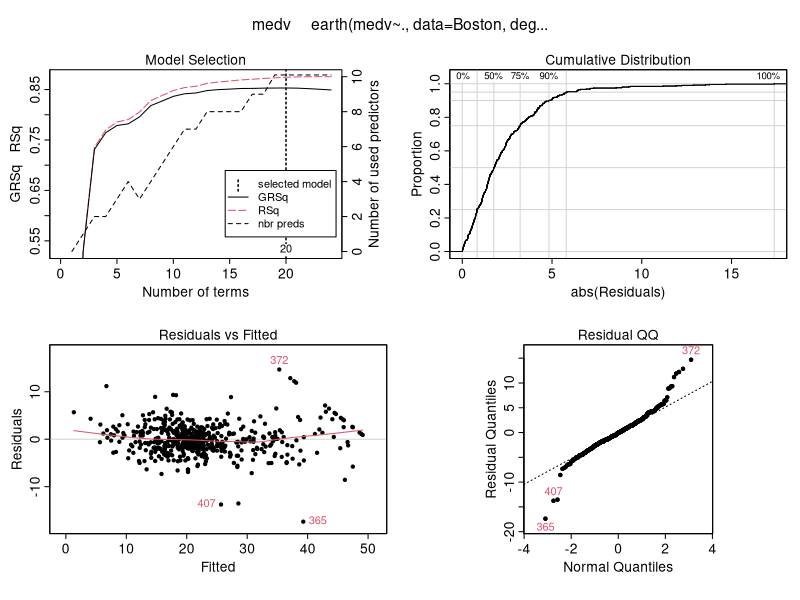
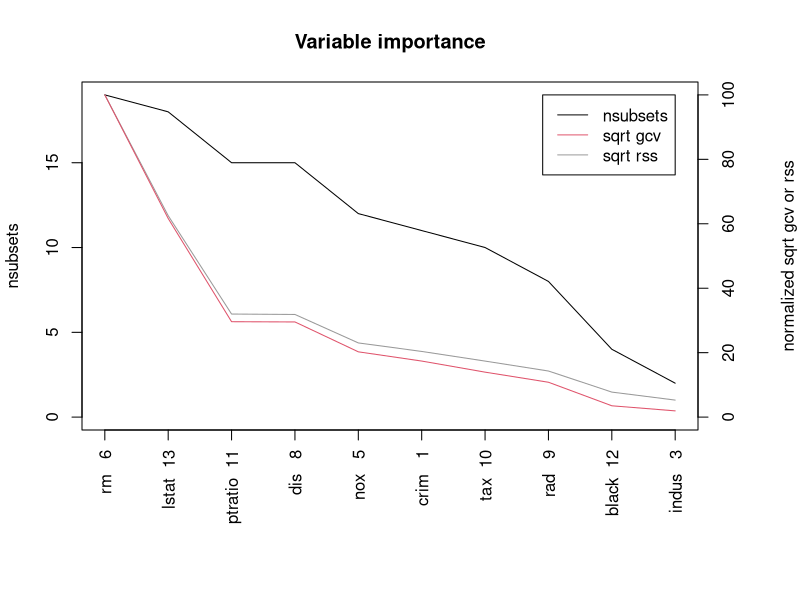
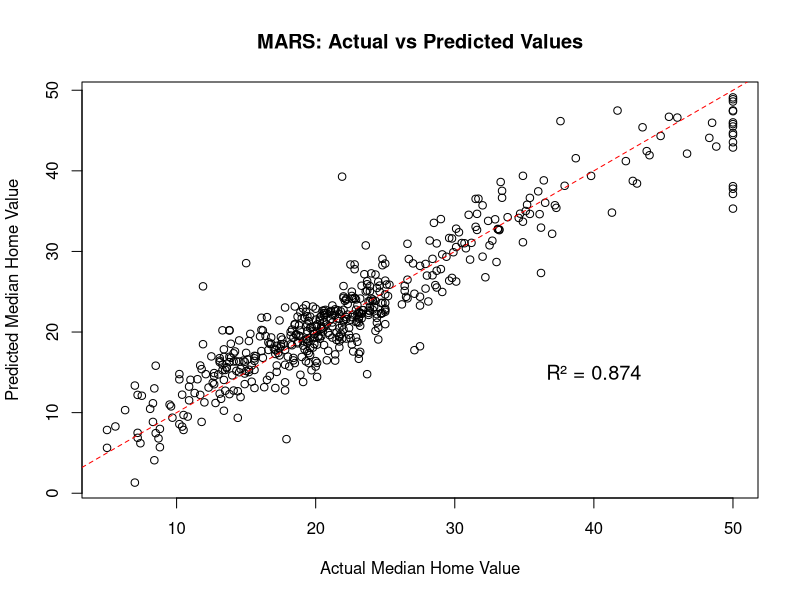
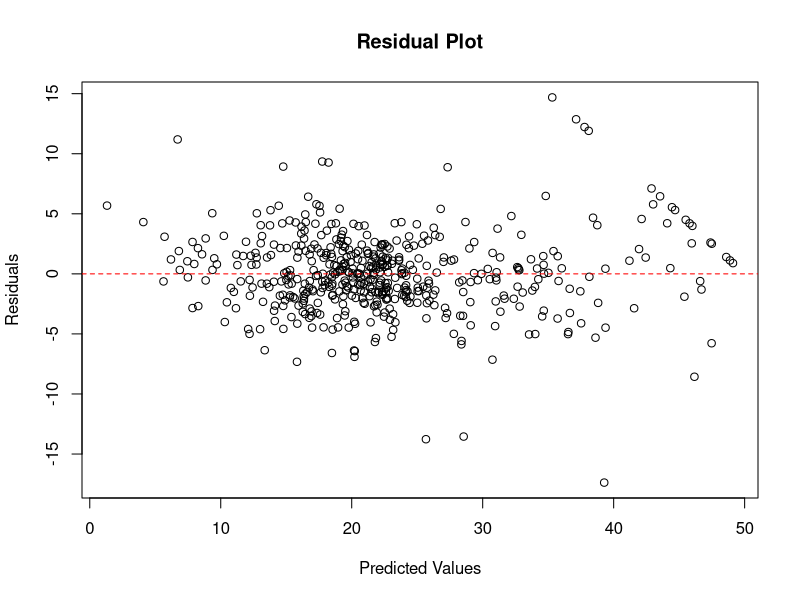

Reproduce these figures in R, in order.
## ---- chunk 1
library(earth)
library(MASS)

set.seed(123)

data(Boston)
str(Boston)
summary(Boston)
## ---- chunk 2
mars_model <- earth(medv ~ ., degree = 1, data = Boston)

# Oraz standardowo - summary
summary(mars_model)
## ---- chunk 3
print(mars_model)
plot(mars_model)
## ---- chunk 4
evimp(mars_model)
plot(evimp(mars_model))
## ---- chunk 5
mars_tuned <- earth(medv ~ ., data = Boston,
                   nk = 25,        # Maksymalna liczba funkcji bazowych w modelu przed pruningiem
                   degree = 2,     # Maksymalny stopień interakcji między zmiennymi
                   thresh = 0.001, # Próg przycinania funkcji bazowych
                   nprune = 12)    # Ile funkcji bazowych wyciąć w pruningu

# Porównajmy modele (GCV to Generalized Cross Validation - w praktyce zastępuje adjusted R-squared dla MARS)
cat("Basic model GCV:", mars_model$grsq, "\n")
cat("Basic model R-squared:", mars_model$rsq, "\n")
cat("Tuned model GCV:", mars_tuned$grsq, "\n")
cat("Tuned model R-squared:", mars_tuned$rsq, "\n")
## ---- chunk 6
n <- nrow(Boston)
train_idx <- sample(1:n, size = 0.7 * n)
train_data <- Boston[train_idx, ]
test_data <- Boston[-train_idx, ]

mars_train <- earth(medv ~ ., data = train_data, nfold = 5)

pred_test <- predict(mars_train, test_data)
pred_train <- predict(mars_train, train_data)

rmse_train <- sqrt(mean((train_data$medv - pred_train)^2))
rmse_test <- sqrt(mean((test_data$medv - pred_test)^2))

cat("Training RMSE:", round(rmse_train, 3), "\n")
cat("Test RMSE:", round(rmse_test, 3), "\n")
## ---- chunk 7
predictions <- predict(mars_model, Boston)

plot(Boston$medv, predictions, 
     xlab = "Actual Median Home Value", 
     ylab = "Predicted Median Home Value",
     main = "MARS: Actual vs Predicted Values")
abline(0, 1, col = "red", lty = 2)

rsq <- cor(Boston$medv, predictions)^2
text(40, 15, paste("R² =", round(rsq, 3)), cex = 1.2)

residuals <- Boston$medv - predictions
plot(predictions, residuals,
     xlab = "Predicted Values", ylab = "Residuals",
     main = "Residual Plot")
abline(h = 0, col = "red", lty = 2)
## ---- chunk 8
lm_model <- lm(medv ~ ., data = Boston)

lm_pred <- predict(lm_model, Boston)
mars_pred <- predict(mars_model, Boston)

lm_rmse <- sqrt(mean((Boston$medv - lm_pred)^2))
mars_rmse <- sqrt(mean((Boston$medv - mars_pred)^2))

cat("=== Regresja liniowa ===\n")
cat("R-squared:", summary(lm_model)$r.squared, "\n")
cat("Adjusted R-squared:", summary(lm_model)$adj.r.squared, "\n")
cat("RMSE:", round(lm_rmse, 3), "\n")

cat("\n=== MARS ===\n")
cat("R-squared:", mars_model$rsq, "\n")
cat("GCV R-squared:", mars_model$grsq, "\n")
cat("RMSE:", round(mars_rmse, 3), "\n")
